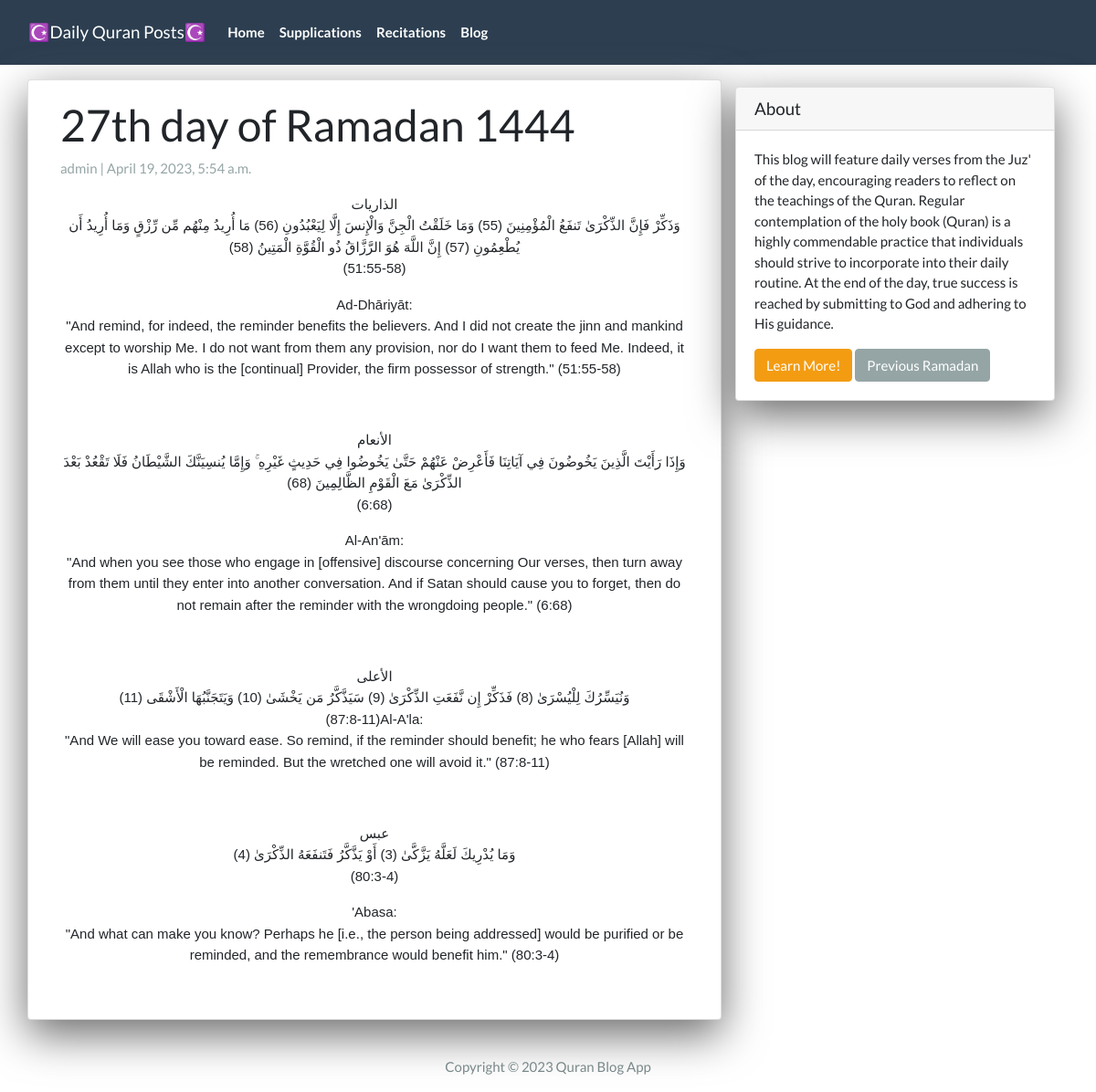
The app's page /27thday/ with its own data.
### App/models.py (models this page shows, shortened)
class Post(models.Model):
  title =  models.CharField(max_length=200, unique=True)
  slug =   models.SlugField(max_length=200, unique=True)
  author = models.ForeignKey(User, on_delete=models.CASCADE, related_name='blog_posts')
  created_on = models.DateTimeField(auto_now_add=True)
  updated_on = models.DateTimeField(auto_now=True)
  summary = RichTextField(blank=True, null=True)
  content = RichTextField(blank=True, null=True)
  video_link = EmbedVideoField(blank=True, null=True)
  status = models.IntegerField(choices=STATUS, default=0)
  class Meta:
    ordering = ['-created_on']

### App/views.py (the view)
# urls.py: path('<slug:slug>/',    PostView.as_view(),           name="post_detail"),
class PostView(DetailView):
  model = Post
  template_name = 'post_detail.html'

### App/templates/post_detail.html (shortened to what this page needs)
{% extends 'base.html' %}
{% load embed_video_tags %}
{% block content %}
<div class="container">
  <div class="row">
    <div class="col-md-8 card mb-4  mt-3 left  top">
      <div class="card-body">
        <h1>{% block title %} {{ post.title }} {% endblock title %}</h1>
        <p class=" text-muted">{{ post.author }} | {{ post.created_on }}</p>
        <p class="card-text ">{{ post.content | safe }}</p>
        <br>
      </div>
    </div>
    {% block sidebar %} {% include 'sidebar.html' %} {% endblock sidebar %}
  </div>
</div>
{% endblock content %}

### App/templates/sidebar.html (style rules this page uses)
.card { box-shadow: 0 16px 48px #6a6a6b; }

### records on screen
Post: title "27th day of Ramadan 1444", author "admin", created_on "April 19, 2023, 5:54 a.m.", content "الذاريات وَذَكِّرْ فَإِنَّ الذِّكْرَىٰ تَنفَعُ الْمُؤْمِنِينَ (55) وَمَا خَلَقْتُ الْجِنَّ وَالْإِنسَ إِلَّا لِيَعْبُدُونِ (56) مَا أُرِيدُ مِنْهُم مِّن رِّزْقٍ وَمَا أُرِيدُ أَن يُطْعِمُونِ (57) إِنَّ اللَّهَ هُوَ الرَّزَّاقُ ذُو الْقُوَّةِ الْمَتِينُ (58) (51:55-58) Ad-Dhāriyāt: \"And remind, for indeed, the reminder benefits the believers. And I did not create the jinn and mankind except to worship Me. I do not want from them any provision, nor do I want them to feed Me. Indeed, it is Allah who is the [continual] Provider, the firm possessor of strength.\" (51:55-58) الأنعام وَإِذَا رَأَيْتَ الَّذِينَ يَخُوضُونَ فِي آيَاتِنَا فَأَعْرِضْ عَنْهُمْ حَتَّىٰ يَخُوضُوا فِي حَدِيثٍ غَيْرِهِ ۚ…"
